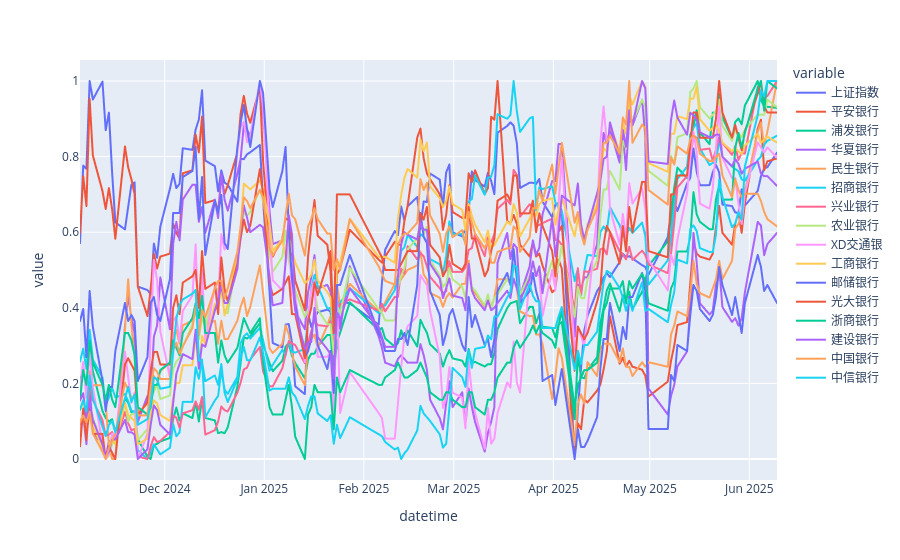

Notebook code for this chart:
### Code cell
fig = px.line(ddd.reset_index(),x='datetime', y=plData.columns,line_shape='linear')
fig.show()

### Figure 1 — Plotly figure (JSON) as saved in the notebook; plotly's stock layout.template omitted (floating-point values rounded to 4 significant figures; data arrays with more than 128 entries replaced by an {"elided": "..."} marker saying what was removed)
{"data": [{"hovertemplate": "variable=上证指数<br>datetime=%{x}<br>value=%{y}<extra></extra>", "legendgroup": "上证指数", "line": {"color": "#636efa", "dash": "solid", "shape": "linear"}, "marker": {"symbol": "circle"}, "mode": "lines", "name": "上证指数", "showlegend": true, "type": "scattergl", "x": {"elided": "144 str values"}, "xaxis": "x", "y": {"elided": "144 float values"}, "yaxis": "y"}, {"hovertemplate": "variable=平安银行<br>datetime=%{x}<br>value=%{y}<extra></extra>", "legendgroup": "平安银行", "line": {"color": "#EF553B", "dash": "solid", "shape": "linear"}, "marker": {"symbol": "circle"}, "mode": "lines", "name": "平安银行", "showlegend": true, "type": "scattergl", "x": {"elided": "144 str values"}, "xaxis": "x", "y": {"elided": "144 float values"}, "yaxis": "y"}, {"hovertemplate": "variable=浦发银行<br>datetime=%{x}<br>value=%{y}<extra></extra>", "legendgroup": "浦发银行", "line": {"color": "#00cc96", "dash": "solid", "shape": "linear"}, "marker": {"symbol": "circle"}, "mode": "lines", "name": "浦发银行", "showlegend": true, "type": "scattergl", "x": {"elided": "144 str values"}, "xaxis": "x", "y": {"elided": "144 float values"}, "yaxis": "y"}, {"hovertemplate": "variable=华夏银行<br>datetime=%{x}<br>value=%{y}<extra></extra>", "legendgroup": "华夏银行", "line": {"color": "#ab63fa", "dash": "solid", "shape": "linear"}, "marker": {"symbol": "circle"}, "mode": "lines", "name": "华夏银行", "showlegend": true, "type": "scattergl", "x": {"elided": "144 str values"}, "xaxis": "x", "y": {"elided": "144 float values"}, "yaxis": "y"}, {"hovertemplate": "variable=民生银行<br>datetime=%{x}<br>value=%{y}<extra></extra>", "legendgroup": "民生银行", "line": {"color": "#FFA15A", "dash": "solid", "shape": "linear"}, "marker": {"symbol": "circle"}, "mode": "lines", "name": "民生银行", "showlegend": true, "type": "scattergl", "x": {"elided": "144 str values"}, "xaxis": "x", "y": {"elided": "144 float values"}, "yaxis": "y"}, {"hovertemplate": "variable=招商银行<br>datetime=%{x}<br>value=%{y}<extra></extra>", "legendgroup": "招商银行", "line": {"color": "#19d3f3", "dash": "solid", "shape": "linear"}, "marker": {"symbol": "circle"}, "mode": "lines", "name": "招商银行", "showlegend": true, "type": "scattergl", "x": {"elided": "144 str values"}, "xaxis": "x", "y": {"elided": "144 float values"}, "yaxis": "y"}, {"hovertemplate": "variable=兴业银行<br>datetime=%{x}<br>value=%{y}<extra></extra>", "legendgroup": "兴业银行", "line": {"color": "#FF6692", "dash": "solid", "shape": "linear"}, "marker": {"symbol": "circle"}, "mode": "lines", "name": "兴业银行", "showlegend": true, "type": "scattergl", "x": {"elided": "144 str values"}, "xaxis": "x", "y": {"elided": "144 float values"}, "yaxis": "y"}, {"hovertemplate": "variable=农业银行<br>datetime=%{x}<br>value=%{y}<extra></extra>", "legendgroup": "农业银行", "line": {"color": "#B6E880", "dash": "solid", "shape": "linear"}, "marker": {"symbol": "circle"}, "mode": "lines", "name": "农业银行", "showlegend": true, "type": "scattergl", "x": {"elided": "144 str values"}, "xaxis": "x", "y": {"elided": "144 float values"}, "yaxis": "y"}, {"hovertemplate": "variable=XD交通银<br>datetime=%{x}<br>value=%{y}<extra></extra>", "legendgroup": "XD交通银", "line": {"color": "#FF97FF", "dash": "solid", "shape": "linear"}, "marker": {"symbol": "circle"}, "mode": "lines", "name": "XD交通银", "showlegend": true, "type": "scattergl", "x": {"elided": "144 str values"}, "xaxis": "x", "y": {"elided": "144 float values"}, "yaxis": "y"}, {"hovertemplate": "variable=工商银行<br>datetime=%{x}<br>value=%{y}<extra></extra>", "legendgroup": "工商银行", "line": {"color": "#FECB52", "dash": "solid", "shape": "linear"}, "marker": {"symbol": "circle"}, "mode": "lines", "name": "工商银行", "showlegend": true, "type": "scattergl", "x": {"elided": "144 str values"}, "xaxis": "x", "y": {"elided": "144 float values"}, "yaxis": "y"}, {"hovertemplate": "variable=邮储银行<br>datetime=%{x}<br>value=%{y}<extra></extra>", "legendgroup": "邮储银行", "line": {"color": "#636efa", "dash": "solid", "shape": "linear"}, "marker": {"symbol": "circle"}, "mode": "lines", "name": "邮储银行", "showlegend": true, "type": "scattergl", "x": {"elided": "144 str values"}, "xaxis": "x", "y": {"elided": "144 float values"}, "yaxis": "y"}, {"hovertemplate": "variable=光大银行<br>datetime=%{x}<br>value=%{y}<extra></extra>", "legendgroup": "光大银行", "line": {"color": "#EF553B", "dash": "solid", "shape": "linear"}, "marker": {"symbol": "circle"}, "mode": "lines", "name": "光大银行", "showlegend": true, "type": "scattergl", "x": {"elided": "144 str values"}, "xaxis": "x", "y": {"elided": "144 float values"}, "yaxis": "y"}, {"hovertemplate": "variable=浙商银行<br>datetime=%{x}<br>value=%{y}<extra></extra>", "legendgroup": "浙商银行", "line": {"color": "#00cc96", "dash": "solid", "shape": "linear"}, "marker": {"symbol": "circle"}, "mode": "lines", "name": "浙商银行", "showlegend": true, "type": "scattergl", "x": {"elided": "144 str values"}, "xaxis": "x", "y": {"elided": "144 float values"}, "yaxis": "y"}, {"hovertemplate": "variable=建设银行<br>datetime=%{x}<br>value=%{y}<extra></extra>", "legendgroup": "建设银行", "line": {"color": "#ab63fa", "dash": "solid", "shape": "linear"}, "marker": {"symbol": "circle"}, "mode": "lines", "name": "建设银行", "showlegend": true, "type": "scattergl", "x": {"elided": "144 str values"}, "xaxis": "x", "y": {"elided": "144 float values"}, "yaxis": "y"}, {"hovertemplate": "variable=中国银行<br>datetime=%{x}<br>value=%{y}<extra></extra>", "legendgroup": "中国银行", "line": {"color": "#FFA15A", "dash": "solid", "shape": "linear"}, "marker": {"symbol": "circle"}, "mode": "lines", "name": "中国银行", "showlegend": true, "type": "scattergl", "x": {"elided": "144 str values"}, "xaxis": "x", "y": {"elided": "144 float values"}, "yaxis": "y"}, {"hovertemplate": "variable=中信银行<br>datetime=%{x}<br>value=%{y}<extra></extra>", "legendgroup": "中信银行", "line": {"color": "#19d3f3", "dash": "solid", "shape": "linear"}, "marker": {"symbol": "circle"}, "mode": "lines", "name": "中信银行", "showlegend": true, "type": "scattergl", "x": {"elided": "144 str values"}, "xaxis": "x", "y": {"elided": "144 float values"}, "yaxis": "y"}], "layout": {"legend": {"title": {"text": "variable"}, "tracegroupgap": 0}, "margin": {"t": 60}, "xaxis": {"anchor": "y", "domain": [0, 1], "title": {"text": "datetime"}}, "yaxis": {"anchor": "x", "domain": [0, 1], "title": {"text": "value"}}}}
